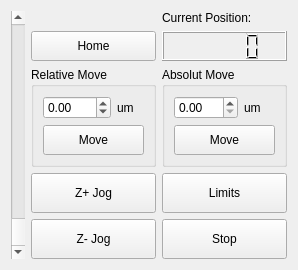
<?xml version="1.0" encoding="UTF-8"?>
<ui version="4.0">
 <class>Form</class>
 <widget class="QWidget" name="Form">
  <property name="geometry">
   <rect>
    <x>0</x>
    <y>0</y>
    <width>298</width>
    <height>266</height>
   </rect>
  </property>
  <property name="windowTitle">
   <string>Form</string>
  </property>
  <layout class="QGridLayout" name="gridLayout">
   <item row="3" column="2">
    <widget class="QPushButton" name="Home">
     <property name="minimumSize">
      <size>
       <width>0</width>
       <height>30</height>
      </size>
     </property>
     <property name="text">
      <string>Home</string>
     </property>
    </widget>
   </item>
   <item row="2" column="1" rowspan="5">
    <widget class="QScrollBar" name="Scroll">
     <property name="maximum">
      <number>300</number>
     </property>
     <property name="orientation">
      <enum>Qt::Vertical</enum>
     </property>
     <property name="invertedAppearance">
      <bool>true</bool>
     </property>
     <property name="invertedControls">
      <bool>true</bool>
     </property>
    </widget>
   </item>
   <item row="5" column="3">
    <widget class="QPushButton" name="Limits">
     <property name="minimumSize">
      <size>
       <width>0</width>
       <height>40</height>
      </size>
     </property>
     <property name="text">
      <string>Limits</string>
     </property>
    </widget>
   </item>
   <item row="2" column="3">
    <widget class="QLabel" name="CurPos">
     <property name="text">
      <string>Current Position:</string>
     </property>
    </widget>
   </item>
   <item row="2" column="2">
    <widget class="QLabel" name="StatusLabel">
     <property name="text">
      <string/>
     </property>
    </widget>
   </item>
   <item row="6" column="2">
    <widget class="QPushButton" name="JogMinus">
     <property name="minimumSize">
      <size>
       <width>0</width>
       <height>40</height>
      </size>
     </property>
     <property name="text">
      <string>Z- Jog</string>
     </property>
    </widget>
   </item>
   <item row="6" column="3">
    <widget class="QPushButton" name="Stop">
     <property name="minimumSize">
      <size>
       <width>0</width>
       <height>40</height>
      </size>
     </property>
     <property name="text">
      <string>Stop</string>
     </property>
    </widget>
   </item>
   <item row="5" column="2">
    <widget class="QPushButton" name="JogPlus">
     <property name="minimumSize">
      <size>
       <width>0</width>
       <height>40</height>
      </size>
     </property>
     <property name="text">
      <string>Z+ Jog</string>
     </property>
    </widget>
   </item>
   <item row="3" column="3">
    <widget class="QLCDNumber" name="CurrentPos"/>
   </item>
   <item row="4" column="2">
    <widget class="QGroupBox" name="RelativeMove">
     <property name="title">
      <string>Relative Move</string>
     </property>
     <layout class="QGridLayout" name="gridLayout_2">
      <item row="1" column="0">
       <widget class="QDoubleSpinBox" name="RelativePos">
        <property name="minimumSize">
         <size>
          <width>50</width>
          <height>0</height>
         </size>
        </property>
        <property name="minimum">
         <double>-300.000000000000000</double>
        </property>
        <property name="maximum">
         <double>300.000000000000000</double>
        </property>
       </widget>
      </item>
      <item row="1" column="1">
       <widget class="QLabel" name="mm">
        <property name="text">
         <string>um</string>
        </property>
       </widget>
      </item>
      <item row="3" column="0" colspan="2">
       <widget class="QPushButton" name="MoveRE">
        <property name="minimumSize">
         <size>
          <width>0</width>
          <height>30</height>
         </size>
        </property>
        <property name="text">
         <string>Move</string>
        </property>
       </widget>
      </item>
     </layout>
    </widget>
   </item>
   <item row="4" column="3">
    <widget class="QGroupBox" name="AbsoluteMove">
     <property name="title">
      <string>Absolut Move</string>
     </property>
     <layout class="QGridLayout" name="gridLayout_3">
      <item row="3" column="0">
       <widget class="QDoubleSpinBox" name="DesirePos">
        <property name="minimumSize">
         <size>
          <width>50</width>
          <height>0</height>
         </size>
        </property>
        <property name="sizeIncrement">
         <size>
          <width>0</width>
          <height>0</height>
         </size>
        </property>
        <property name="maximum">
         <double>300.000000000000000</double>
        </property>
       </widget>
      </item>
      <item row="3" column="1">
       <widget class="QLabel" name="mm_2">
        <property name="text">
         <string>um</string>
        </property>
       </widget>
      </item>
      <item row="4" column="0" colspan="2">
       <widget class="QPushButton" name="MoveAB">
        <property name="minimumSize">
         <size>
          <width>0</width>
          <height>30</height>
         </size>
        </property>
        <property name="text">
         <string>Move</string>
        </property>
       </widget>
      </item>
     </layout>
    </widget>
   </item>
  </layout>
 </widget>
 <resources/>
 <connections/>
</ui>
